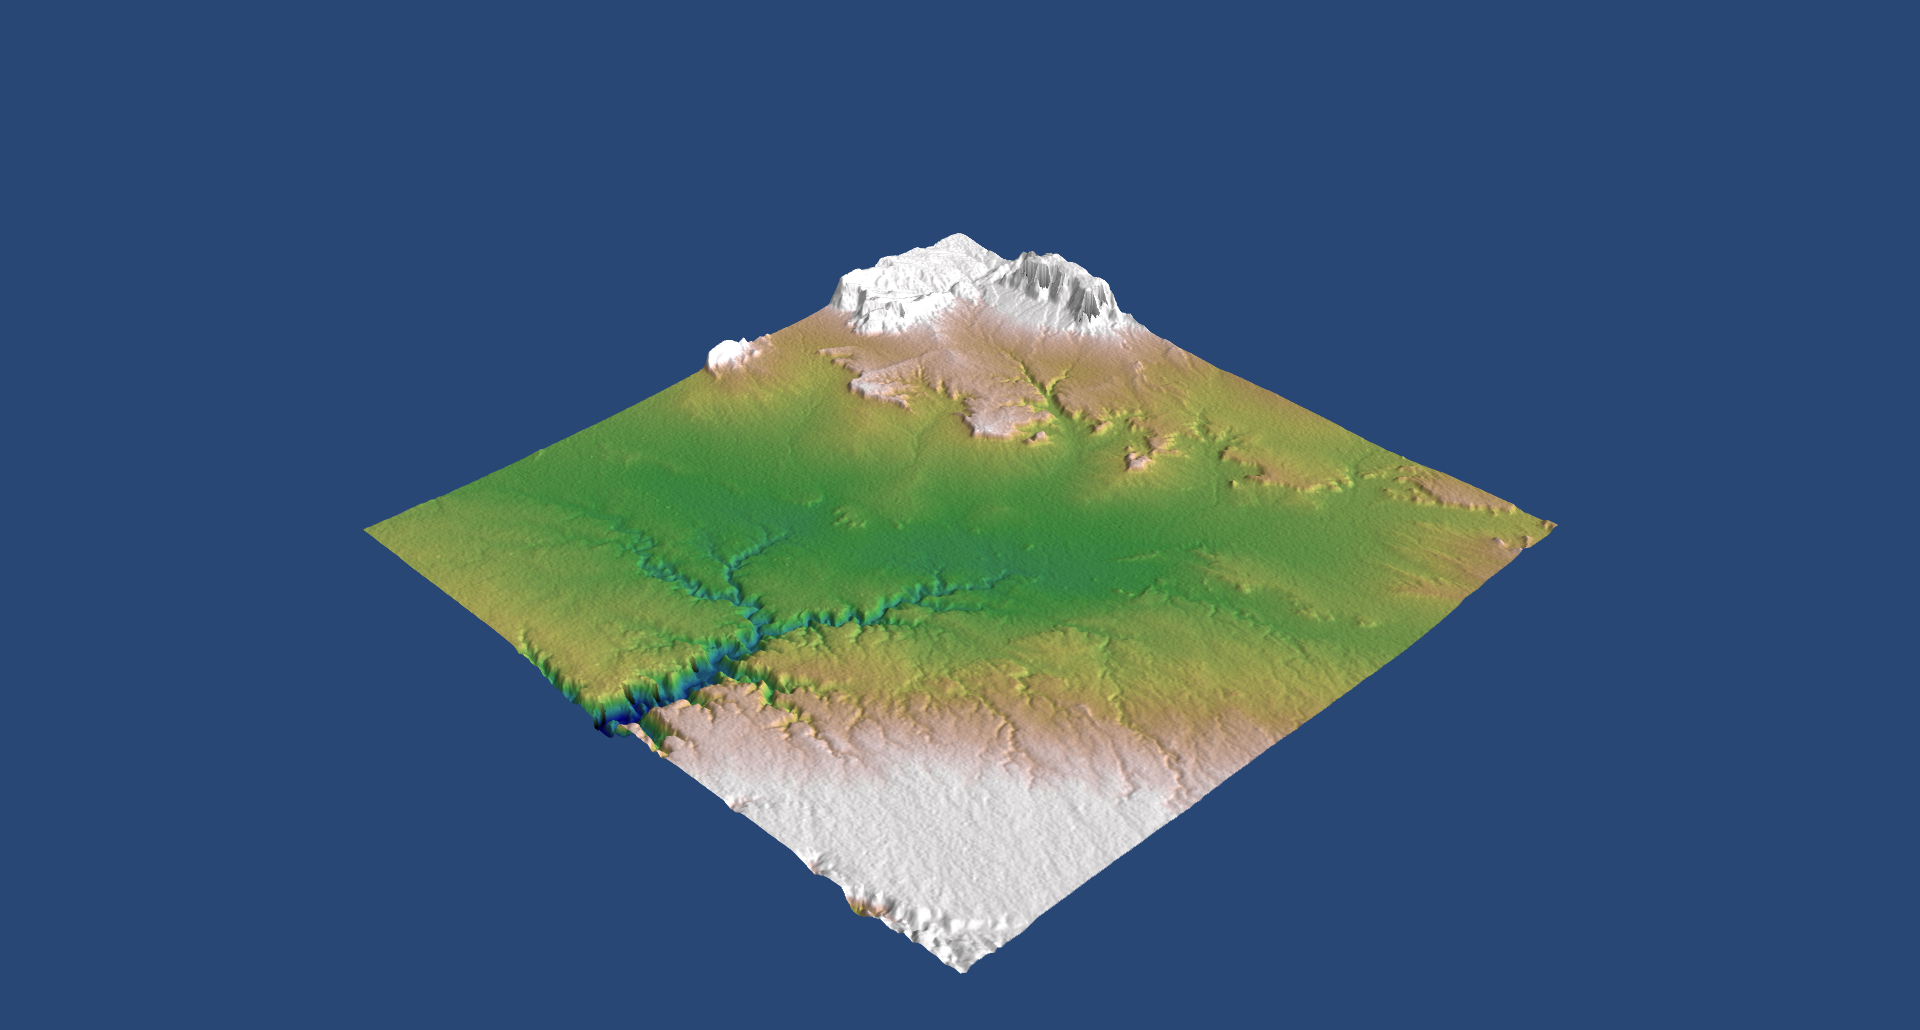

Reproduce this figure in Python.
# Requires the mayavi package and subsequent dependencies
# # Author: Gael Varoquaux <gael.varoquaux@normalesup.org>
# Mods: DAV
# Retrieve the grand Canyon topological data ##################################
import os
# Original file:
#'ftp://e0srp01u.ecs.nasa.gov/srtm/version2/SRTM1/Region_04/N36W113.hgt.zip'
if not os.path.exists('N36W113.hgt.zip'):
    # Download the data
    try:
        from urllib import urlopen
    except ImportError:
        from urllib.request import urlopen
    print('Downloading data, please wait (10M)')
    opener = urlopen(
    'https://s3.amazonaws.com/storage.enthought.com/www/sample_data/N36W113.hgt.zip'
        )
    open('N36W113.hgt.zip', 'wb').write(opener.read())

# Load the data (signed 2 byte integers, big endian) ##########################
import zipfile
import numpy as np

data = np.fromstring(zipfile.ZipFile('N36W113.hgt.zip').read('N36W113.hgt'),
                    '>i2')
data.shape = (3601, 3601)
data = data.astype(np.float32)

# Plot an interesting section #################################################
from mayavi import mlab
data = data[:1000, 900:1900]
# Convert missing values into something more sensible.
data[data == -32768] = data[data > 0].min()

mlab.figure(size=(400, 320), bgcolor=(0.16, 0.28, 0.46))
mlab.surf(data, colormap='gist_earth', warp_scale=0.1,
            vmin=1200, vmax=1610)
# The data takes a lot of memory, and the surf command has created a
# copy. We free the inital memory.
del data

# A view of the canyon
mlab.view(-5.9, 83, 570, [5.3, 20, 238])
mlab.show()
